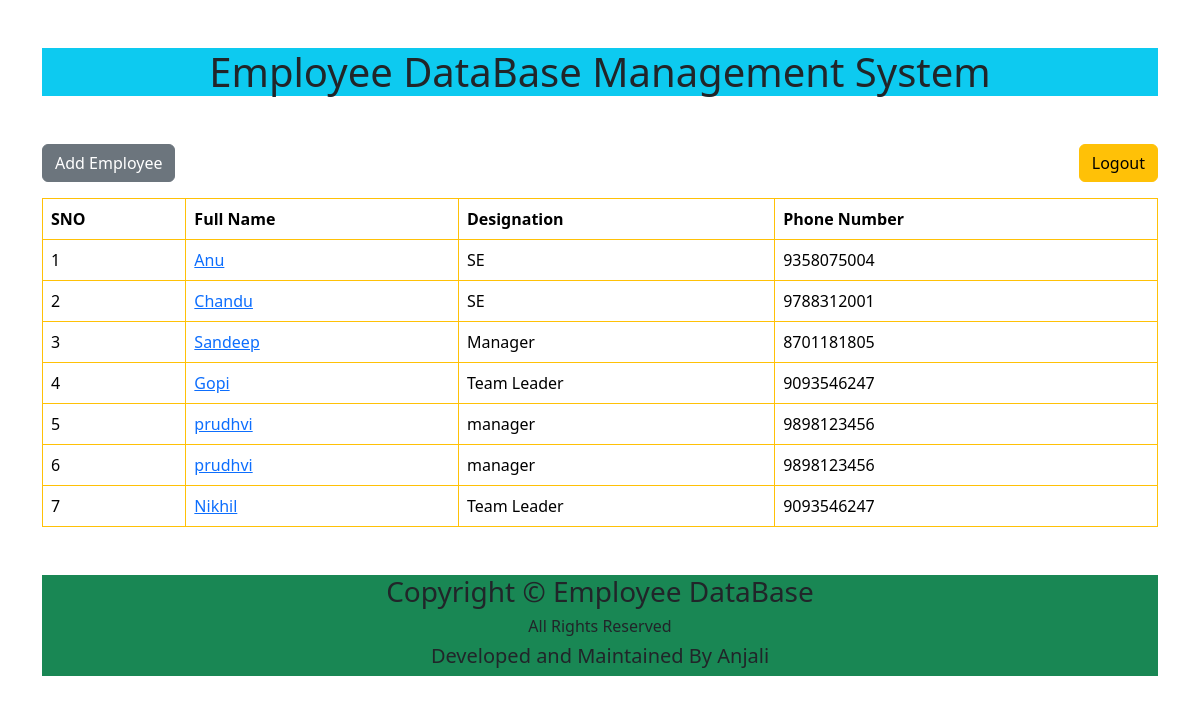
The app's page / (signed in) with its own data.
### salary/models.py (models this page shows)
class Employee(models.Model):
    first_name=models.CharField(max_length=100)
    last_name=models.CharField(max_length=100)
    photo=models.CharField(max_length=100)
    designation=models.CharField(max_length=100)
    email_adress=models.CharField(max_length=100)
    phone_number=models.CharField(max_length=100)
    work_experience=models.CharField(max_length=100)

### salary/views.py (the view)
# urls.py: 2. Add a URL to urlpatterns:  path('', views.home, name='home')
@login_required
def home(request):
    Z=Employee.objects.all()
    return render(request,'salary/home.html',{'Z':Z})

### salary/Templates/salary/home.html (shortened to what this page needs)
<!DOCTYPE html>
<html lang="en">
<head>
    <link href="https://cdn.jsdelivr.net/npm/bootstrap@5.3.5/dist/css/bootstrap.min.css" rel="stylesheet">
</head>
<body>
    <div class="container mt-5">
    <h1 class="mb-5 bg-info text-center stext-white pd-3">Employee DataBase Management System</h1>
    <a href="{% url "add_employee" %}" class="btn btn-secondary mb-3">Add Employee</a>
    <a href="{% url 'logout' %}" class=" float-end btn btn-warning mb-3">Logout</a>
    <table class="table table-hover table-bordered border-warning">
    <thead>
        <tr>
            <th>SNO</th>
            <th>Full Name</th>
            <th>Designation</th>
            <th>Phone Number</th>
        </tr>
    </thead>
    <tbody>
        {% for x in Z %}
        <tr>
            <td>{{forloop.counter}}</td>
            <td><a href="{% url "emp_detail" x.id %}">{{x.first_name}}</td></a>
            <td>{{x.designation}}</td>
            <td>{{x.phone_number}}</td>
        </tr>
        {% endfor %}
    </table>
    </div>
    <div class="container">
    <footer class="text-center mt-5 bg-success">
        <div class="row">
            <div class="col">
                <h3>Copyright &copy; Employee DataBase</h3>
                <h6>All Rights Reserved</h6>
                <h5>Developed and Maintained By Anjali</h5>
            </div>
        </div>
    </footer>
    </div>
</body>
</html>

### records on screen
Employee: first_name "Anu", designation "SE", phone_number "9358075004"
Employee: first_name "Chandu", designation "SE", phone_number "9788312001"
Employee: first_name "Sandeep", designation "Manager", phone_number "8701181805"
Employee: first_name "Gopi", designation "Team Leader", phone_number "9093546247"
Employee: first_name "prudhvi", designation "manager", phone_number "9898123456"
Employee: first_name "prudhvi", designation "manager", phone_number "9898123456"
Employee: first_name "Nikhil", designation "Team Leader", phone_number "9093546247"
